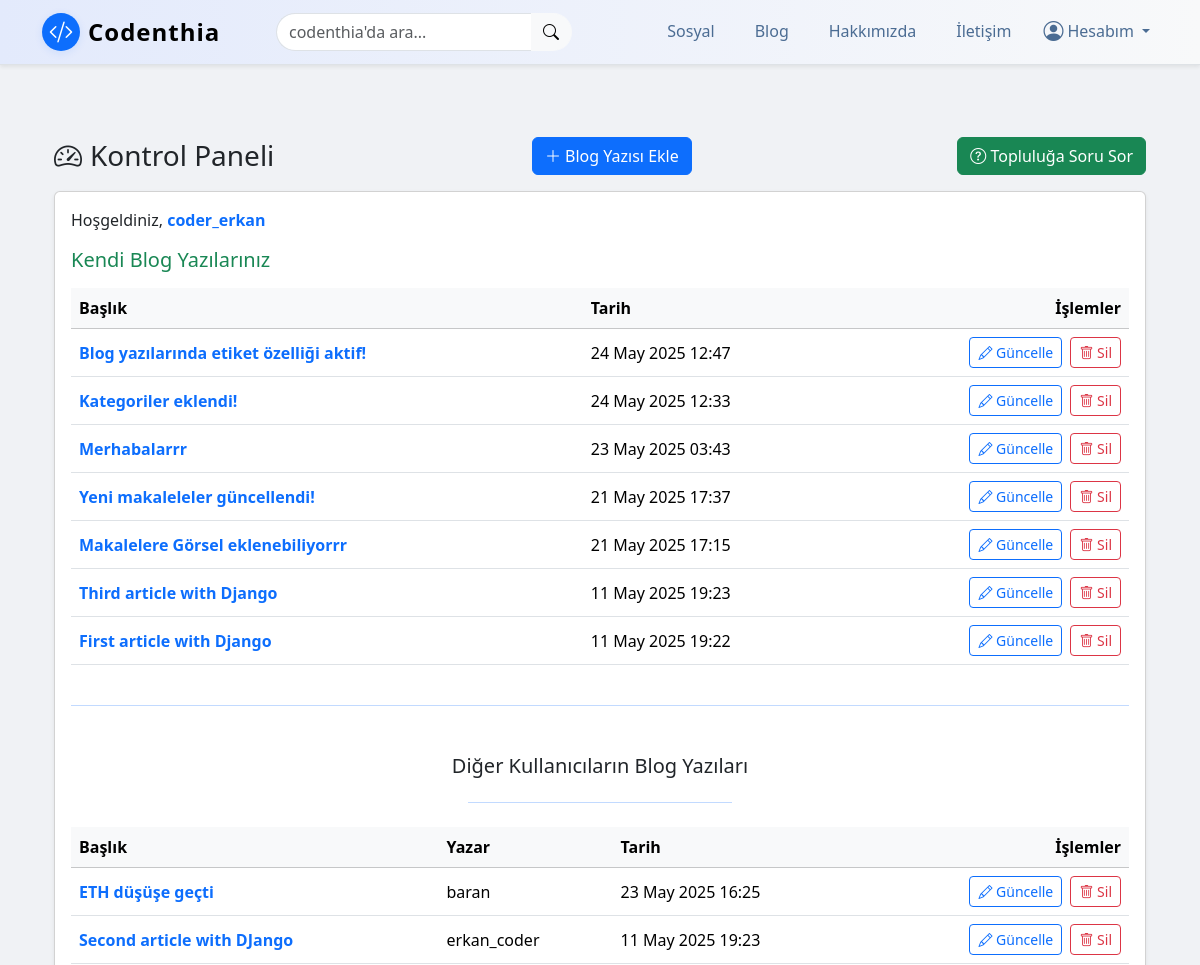
Before: /articles/dashboard/ (signed in, upper part) with the older database file.
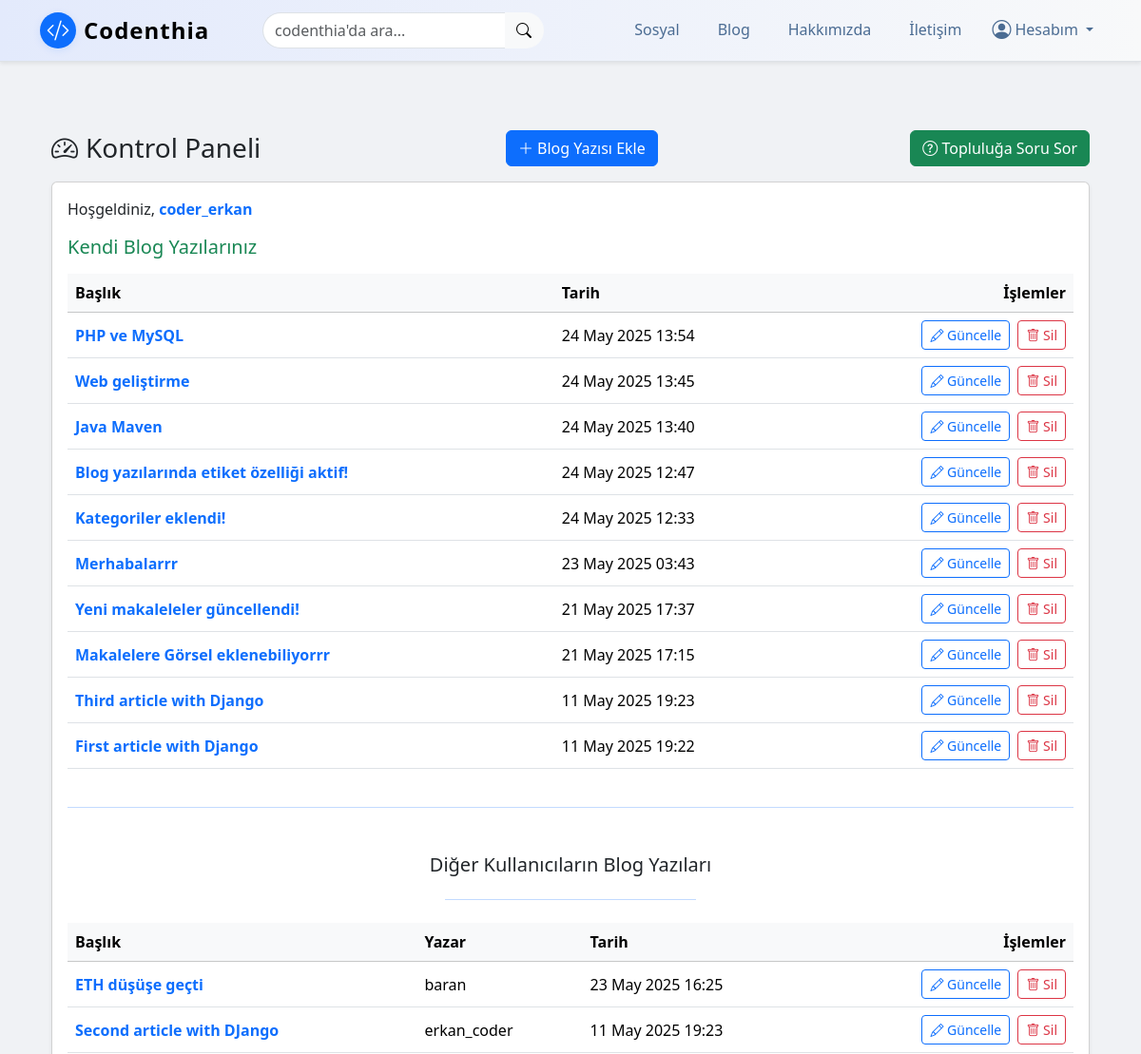
After: the same page with the newer database file.
### article/models.py (models this page shows, shortened)
class Article(models.Model):
    author = models.ForeignKey("auth.User", on_delete=models.CASCADE , verbose_name="Yazar")  # Bu alan, yazının yazarını (kullanıcıyı) temsil eder ve yazar silindiğinde yazıları da silinir
    title = models.CharField(max_length=50, verbose_name="Başlık") # Bu alan, yazının başlığını temsil eder ve maksimum 50 karakterlik bir metin alır
    content = RichTextField(verbose_name="İçerik") # Bu alan, yazının içeriğini temsil eder ve metin içerikleri için kullanılır
    created_date = models.DateTimeField(auto_now_add=True , verbose_name="Oluşturulma Tarihi") # Bu alan, yazının oluşturulma tarihini otomatik olarak ekler
    image = models.ImageField(upload_to='article_images/', null=True, blank=True)  # <-- yeni alan
    category = models.ForeignKey('Category', on_delete=models.SET_NULL, null=True, blank=True, related_name="articles", verbose_name="Kategori")
    tags = models.ManyToManyField('Tag', blank=True, related_name="articles", verbose_name="Etiketler")
    class Meta:
        ordering = ['-created_date'] # Bu kod, yazıları tarihe göre sıralar

### article/views.py (the view)
# urls.py: path('dashboard/', views.dashboard, name="dashboard"), # Bu kod, kontrol paneli sayfasını temsil eder ve dashboard fonksiyonunu çağırır
@login_required(login_url="user:login")
def dashboard(request):
    user_articles = Article.objects.filter(author=request.user).order_by('-created_date')
    other_articles = Article.objects.none()
    if request.user.is_superuser or request.user.is_staff:
        other_articles = Article.objects.exclude(author=request.user).order_by('-created_date')
    if request.user.is_superuser or request.user.is_staff:
        user_questions = CommunityQuestion.objects.all().order_by('-created_date')
    else:
        user_questions = CommunityQuestion.objects.filter(user=request.user).order_by('-created_date')
    return render(request, 'dashboard.html', {
        'user_articles': user_articles,
        'other_articles': other_articles,
        'user_questions': user_questions,
    })

### templates/dashboard.html (shortened to what the changed rows need)
{% extends "layout.html" %} {% block body %}
<div class="container my-5">
    <div class="card shadow-sm">
        <div class="card-body">
            <div class="table-responsive mb-4">
                {% if user_articles %}
                <table class="table table-hover align-middle">
                    <thead class="table-light">
                        <tr>
                            <th>Başlık</th>
                            <th>Tarih</th>
                            <th class="text-end">İşlemler</th>
                        </tr>
                    </thead>
                    <tbody>
                        {% for article in user_articles %}
                        <tr>
                            <td class="fw-semibold"> <a class="text-decoration-none " href="{% url 'article:detail' article.id %}">{{ article.title }}</a>
                            </td>
                            <td>{{ article.created_date|date:"d M Y H:i" }}</td>
                            <td class="text-end">
                                <a href="{% url 'article:update' article.id %}" class="btn btn-sm btn-outline-primary me-1">
                                    <i class="bi bi-pencil"></i> Güncelle
                                </a>
                                <a href="{% url 'article:delete' article.id %}" class="btn btn-sm btn-outline-danger" onclick="return confirm('Silmek istediğinize emin misiniz?');">
                                    <i class="bi bi-trash"></i> Sil
                                </a>
                            </td>
                        </tr>
                        {% endfor %}
                    </tbody>
                </table>
                {% else %}
                <div class="alert alert-danger text-center" role="alert">
                    Henüz blog yazınız yok.
                </div>
                {% endif %}
            </div>
            {% if request.user.is_superuser or request.user.is_staff %}
            <div class="table-responsive">
                {% if other_articles %}
                <table class="table table-hover align-middle">
                    <thead class="table-light">
                        <tr>
                            <th>Başlık</th>
                            <th>Yazar</th>
                            <th>Tarih</th>
                            <th class="text-end">İşlemler</th>
                        </tr>
                    </thead>
                    <tbody>
                        {% for article in other_articles %}
                        <tr>
                            <td class="fw-semibold"> <a class="text-decoration-none " href="{% url 'article:detail' article.id %}">{{ article.title }}</a>
                            </td>
                            <td>{{ article.author }}</td>
                            <td>{{ article.created_date|date:"d M Y H:i" }}</td>
                            <td class="text-end">
                                <a href="{% url 'article:update' article.id %}" class="btn btn-sm btn-outline-primary me-1">
                                    <i class="bi bi-pencil"></i> Güncelle
                                </a>
                                <a href="{% url 'article:delete' article.id %}" class="btn btn-sm btn-outline-danger" onclick="return confirm('Silmek istediğinize emin misiniz?');">
                                    <i class="bi bi-trash"></i> Sil
                                </a>
                            </td>
                        </tr>
                        {% endfor %}
                    </tbody>
                </table>
                {% else %}
                <div class="alert alert-info text-center" role="alert">
                    Diğer kullanıcıların blog yazıları yok.
                </div>
                {% endif %}
            </div>
            {% endif %}
        </div>
    </div>
</div>
{% endblock %}

Changed rows visible on the page:
added Article: title "PHP ve MySQL", created_date "24 May 2025 13:54", shown under "Kendi Blog Yazılarınız"
added Article: title "Web geliştirme", created_date "24 May 2025 13:45", shown under "Kendi Blog Yazılarınız"
added Article: title "Java Maven", created_date "24 May 2025 13:40", shown under "Kendi Blog Yazılarınız"
